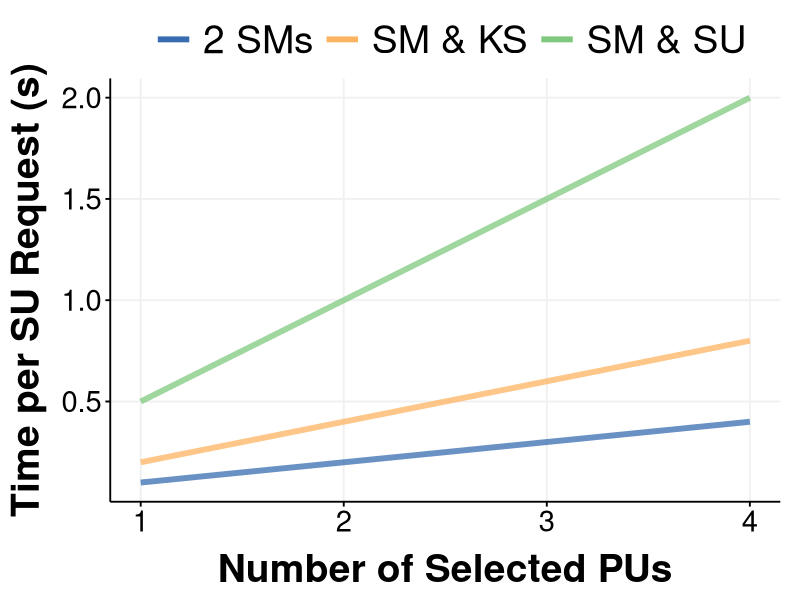
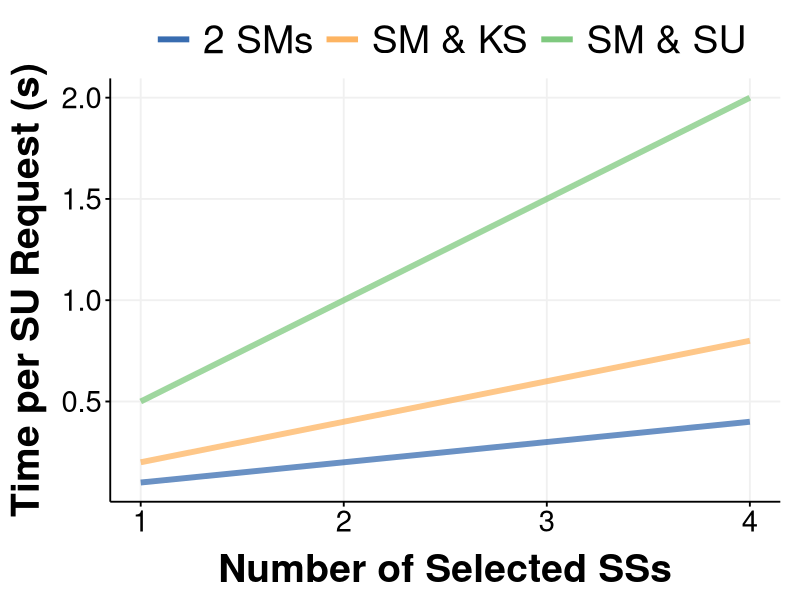
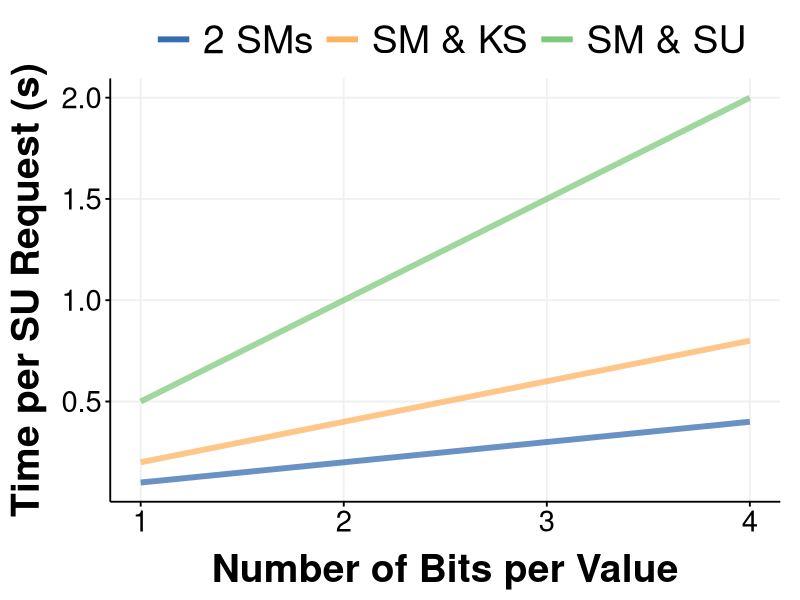
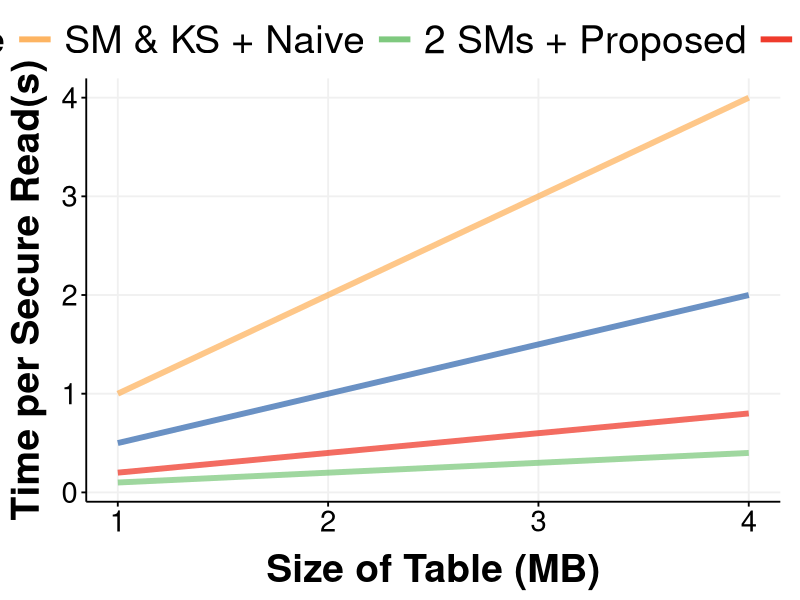
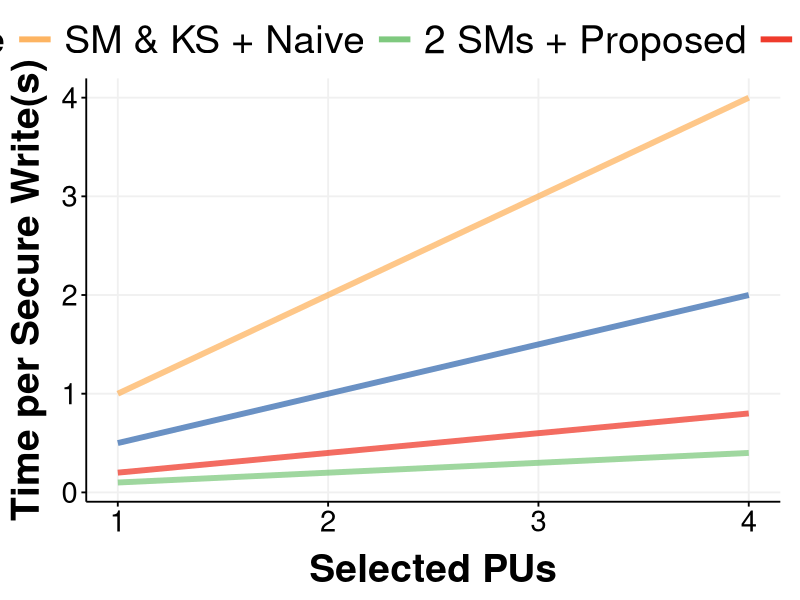
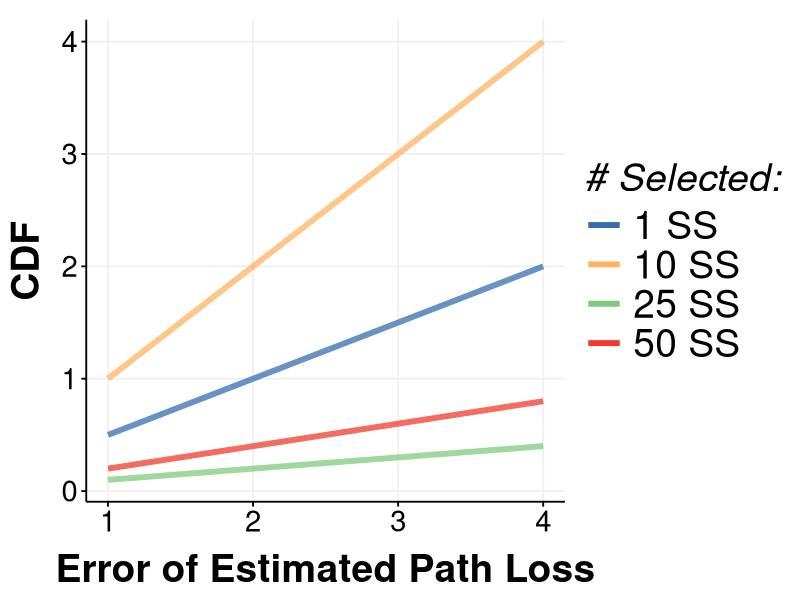

Write R code to recreate these figures, in order.

library(ggplot2)
library(reshape)

theme_Publication <- function(use_major_gridlines = TRUE, use_minor_gridlines = FALSE, base_size=14, base_family="helvetica") {
      library(grid)
      library(ggthemes)

      major_elem <- element_blank()
      if (use_major_gridlines) {
      	major_elem <- element_line(colour="#f0f0f0")
      }

      minor_elem <- element_blank()
      if (use_minor_gridlines) {
      	minor_elem <- element_line(colour="#f0f0f0")
      }

      (theme_foundation(base_size=base_size, base_family=base_family)
       + theme(plot.title = element_text(face = "bold",
                                         size = rel(1.2), hjust = 0.5),
               text = element_text(),
               panel.background = element_rect(colour = NA),
               plot.background = element_rect(colour = NA),
               panel.border = element_rect(colour = NA),
               axis.title = element_text(face = "bold",size = rel(2)),
               axis.title.y = element_text(angle=90,vjust =2),
               axis.title.x = element_text(vjust = -0.2),
               axis.text = element_text(size = rel(1.5)), 
               axis.line = element_line(colour="black"),
               axis.ticks = element_line(),
               panel.grid.major = major_elem,
               panel.grid.minor = minor_elem,
               legend.key = element_rect(colour = NA),
               legend.position = "bottom",
               legend.direction = "horizontal",
               legend.key.size= unit(0.2, "cm"),
               legend.spacing = unit(0, "cm"),
               legend.title = element_text(face="italic"),
               legend.margin = margin(t = 0, unit = "cm"),
               plot.margin = unit(c(5,5,5,5),"mm"),
               strip.background=element_rect(colour="#f0f0f0",fill="#f0f0f0"),
               strip.text = element_text(face="bold")
          ))
}

scale_fill_Publication <- function(...){
      library(scales)
      discrete_scale("fill","Publication",manual_pal(values = c("#386cb0","#fdb462","#7fc97f","#ef3b2c","#662506","#a6cee3","#fb9a99","#984ea3","#ffff33")), ...)
}

scale_colour_Publication <- function(...){
      library(scales)
      discrete_scale("colour","Publication",manual_pal(values = c("#386cb0","#fdb462","#7fc97f","#ef3b2c","#662506","#a6cee3","#fb9a99","#984ea3","#ffff33")), ...)
}

# Generic line plot function
make_line_plot <- function(data, labels, legend_position = "top", legend_direction = "horizontal", width = 6, height = 8, base_font_size = 14) {
	# Takes the multi-column data into the correct format
	data <- melt(data, id = c("x"))

	# Plots the data as lines
	plt <- ggplot(data = data)
	plt <- plt + geom_line(aes(x = data$x, y = value, color = variable), alpha = 0.75, size = 2.0)

	# Applies the theme and color scale
	plt <- plt + theme_Publication(base_size = base_font_size) + scale_colour_Publication(labels = labels)

	# Adjusts the legend
	plt <- plt + theme(legend.position = legend_position, legend.direction = legend_direction, legend.key.size = unit(1, "cm"),
						legend.title = element_text(face = "italic", size = rel(2)),
						legend.text = element_text(size = rel(2)),
						legend.background = element_rect(fill = alpha('white', 0.0)))

	# Overrides the sizes of the lines in the legend and the opacity
	plt <- plt + guides(colour = guide_legend(override.aes = list(size = 3, alpha = 1.0)))	
}

# Makes plots for paper
make_time_npu_s <- function(data, f_name = "time_npu_s") {
	plt <- make_line_plot(data, c("2 SMs", "SM & KS", "SM & SU"))

	plt <- plt + labs(x = "Number of Selected PUs", y = "Time per SU Request (s)", colour = "")	
	ggsave(paste(c("graphs/oakland/", f_name, ".png"), collapse = ""), plot = plt, width = 8, height = 6)
}

make_time_nss_s <- function(data, f_name = "time_nss_s") {
	plt <- make_line_plot(data, c("2 SMs", "SM & KS", "SM & SU"))

	plt <- plt + labs(x = "Number of Selected SSs", y = "Time per SU Request (s)", colour = "")	
	ggsave(paste(c("graphs/oakland/", f_name, ".png"), collapse = ""), plot = plt, width = 8, height = 6)
}

make_time_bits <- function(data, f_name = "time_bits") {
	plt <- make_line_plot(data, c("2 SMs", "SM & KS", "SM & SU"))

	plt <- plt + labs(x = "Number of Bits per Value", y = "Time per SU Request (s)", colour = "")	
	ggsave(paste(c("graphs/oakland/", f_name, ".png"), collapse = ""), plot = plt, width = 8, height = 6)
}

make_secure_read <- function(data, f_name = "secure_read") {
	plt <- make_line_plot(data, c("2 SMs + Naive", "SM & KS + Naive", "2 SMs + Proposed", "SM & KS + Proposed"))

	plt <- plt + labs(x = "Size of Table (MB)", y = "Time per Secure Read(s)", colour = "")	
	ggsave(paste(c("graphs/oakland/", f_name, ".png"), collapse = ""), plot = plt, width = 8, height = 6)
}

make_secure_write <- function(data, f_name = "secure_write") {
	plt <- make_line_plot(data, c("2 SMs + Naive", "SM & KS + Naive", "2 SMs + Proposed", "SM & KS + Proposed"))

	plt <- plt + labs(x = "Selected PUs", y = "Time per Secure Write(s)", colour = "")	
	ggsave(paste(c("graphs/oakland/", f_name, ".png"), collapse = ""), plot = plt, width = 8, height = 6)
}

make_ple_cdf <- function(data, f_name = "ple_cdf") {
	plt <- make_line_plot(data, c("1 SS", "10 SS", "25 SS", "50 SS"), legend_position = "right", legend_direction = "vertical")

	plt <- plt + labs(x = "Error of Estimated Path Loss", y = "CDF", colour = "# Selected:")	
	ggsave(paste(c("graphs/oakland/", f_name, ".png"), collapse = ""), plot = plt, width = 8, height = 6)
}

# Reads in data and creates plots
time_npu_s_data = data.frame("x" = c(1,2,3,4), "a" = c(0.1, 0.2, 0.3, 0.4), "b" = c(0.2, 0.4, 0.6, 0.8), "c" = c(0.5, 1.0, 1.5, 2.0))
make_time_npu_s(time_npu_s_data)

time_nss_s_data = data.frame("x" = c(1,2,3,4), "a" = c(0.1, 0.2, 0.3, 0.4), "b" = c(0.2, 0.4, 0.6, 0.8), "c" = c(0.5, 1.0, 1.5, 2.0))
make_time_nss_s(time_nss_s_data)

time_bits_data = data.frame("x" = c(1,2,3,4), "a" = c(0.1, 0.2, 0.3, 0.4), "b" = c(0.2, 0.4, 0.6, 0.8), "c" = c(0.5, 1.0, 1.5, 2.0))
make_time_bits(time_bits_data)

secure_read_data = data.frame("x" = c(1,2,3,4), "c" = c(0.5, 1.0, 1.5, 2.0), "d" = c(1.0, 2.0, 3.0, 4.0), "a" = c(0.1, 0.2, 0.3, 0.4), "b" = c(0.2, 0.4, 0.6, 0.8))
make_secure_read(secure_read_data)

secure_write_data = data.frame("x" = c(1,2,3,4), "c" = c(0.5, 1.0, 1.5, 2.0), "d" = c(1.0, 2.0, 3.0, 4.0), "a" = c(0.1, 0.2, 0.3, 0.4), "b" = c(0.2, 0.4, 0.6, 0.8))
make_secure_write(secure_write_data)

ple_cdf_data = data.frame("x" = c(1,2,3,4), "c" = c(0.5, 1.0, 1.5, 2.0), "d" = c(1.0, 2.0, 3.0, 4.0), "a" = c(0.1, 0.2, 0.3, 0.4), "b" = c(0.2, 0.4, 0.6, 0.8))
make_ple_cdf(ple_cdf_data)
